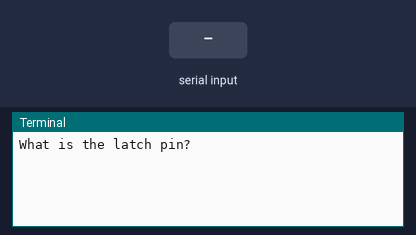
The program below on a simulated Raspberry Pi (header pin numbers). On the bench: the last lines printed to the terminal. The test bench sets the inputs (shaded band).

Above: at 1.2 s.
1.3 s: "1" typed at the terminal, then Enter
At 2.5 s:
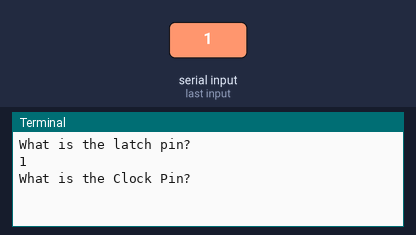
2.8 s: "5" typed at the terminal, then Enter
At 3.6 s:
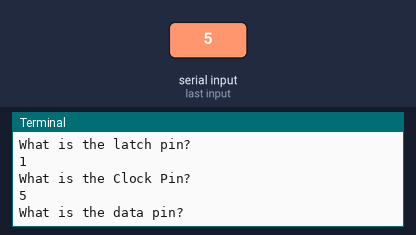
4.3 s: "90" typed at the terminal, then Enter
At 4.8 s:
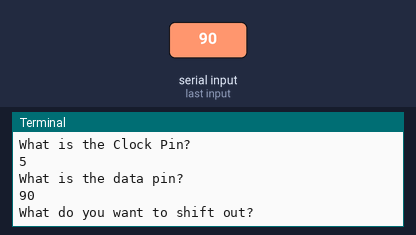

The program:

ShiftOut.py
```python
import RPi.GPIO as GPIO
from time import sleep

print("What is the latch pin?")
latchPin = int(input())
print("What is the Clock Pin?")
clockPin = int(input())
print("What is the data pin?")
dataPin = int(input())

print("What do you want to shift out?")
data = input().split()

GPIO.setmode(GPIO.BOARD)
GPIO.setup(dataPin, GPIO.OUT)
GPIO.setup(clockPin, GPIO.OUT)
GPIO.setup(latchPin, GPIO.OUT)

GPIO.output(latchPin, GPIO.LOW)
for bit in data:
    GPIO.output(dataPin, GPIO.HIGH if bit == "1" else GPIO.LOW)
    GPIO.output(clockPin, GPIO.LOW)
    GPIO.output(clockPin, GPIO.HIGH)
GPIO.output(latchPin, GPIO.HIGH)

input()
GPIO.output(latchPin, GPIO.LOW)
for bit in range(8):
    GPIO.output(dataPin, GPIO.LOW)
    GPIO.output(clockPin, GPIO.LOW)
    GPIO.output(clockPin, GPIO.HIGH)

GPIO.output(latchPin, GPIO.HIGH)
GPIO.output(latchPin, GPIO.LOW)
GPIO.output(clockPin, GPIO.LOW)
GPIO.output(dataPin, GPIO.LOW)
GPIO.cleanup()
```

Measured:
- after the input at 1.3 s, the terminal: prints a new line at once (image 1)
- after the input at 2.8 s, the terminal: prints a new line at once (image 2)
- after the input at 4.3 s, the terminal: prints a new line at once (image 3)
